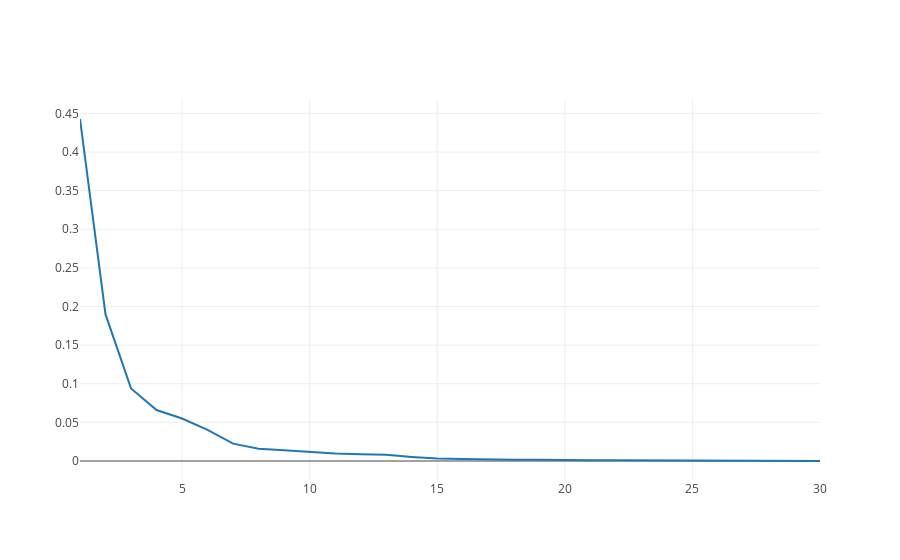

Notebook source saved alongside this figure:
### Code cell
trace = go.Line(y = exp_var,
               x = np.arange(1, len(exp_var) + 1))
data = [trace]
figure = dict(data = data)
iplot(figure)

### Figure 1 — Plotly figure (JSON) as saved in the notebook; plotly's stock layout.template omitted (floating-point values rounded to 4 significant figures)
{"data": [{"type": "scatter", "uid": "55fd8af0-6112-11e9-99b9-93d45f508a5a", "x": [1, 2, 3, 4, 5, 6, 7, 8, 9, 10, 11, 12, 13, 14, 15, 16, 17, 18, 19, 20, 21, 22, 23, 24, 25, 26, 27, 28, 29, 30], "y": [0.4427, 0.1897, 0.09393, 0.06602, 0.05496, 0.04025, 0.02251, 0.01589, 0.0139, 0.01169, 0.009797, 0.008705, 0.008045, 0.005234, 0.003138, 0.002662, 0.00198, 0.001754, 0.001649, 0.001039, 0.0009991, 0.0009146, 0.0008114, 0.0006018, 0.000516, 0.0002726, 0.00023, 5.298e-05, 2.496e-05, 4.435e-06]}], "layout": {}}
